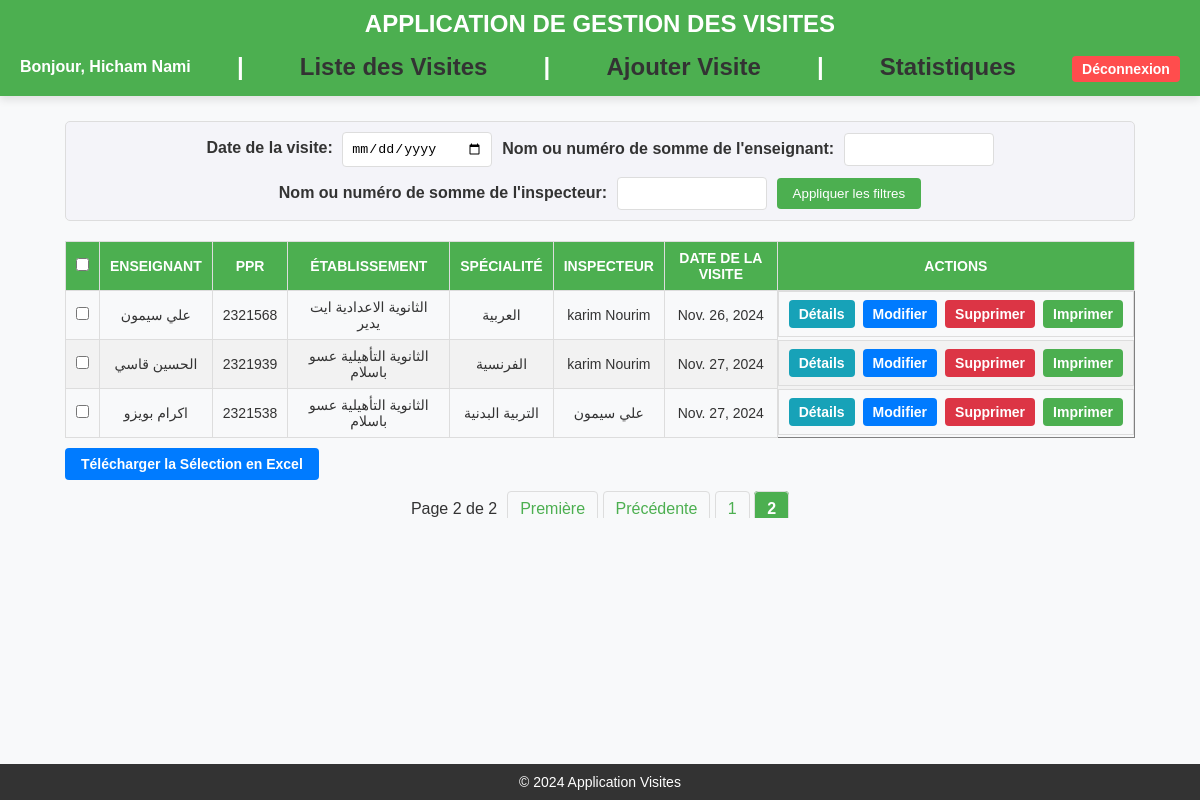
Page /liste-visites/?page=2& (signed in) on the earlier database version.
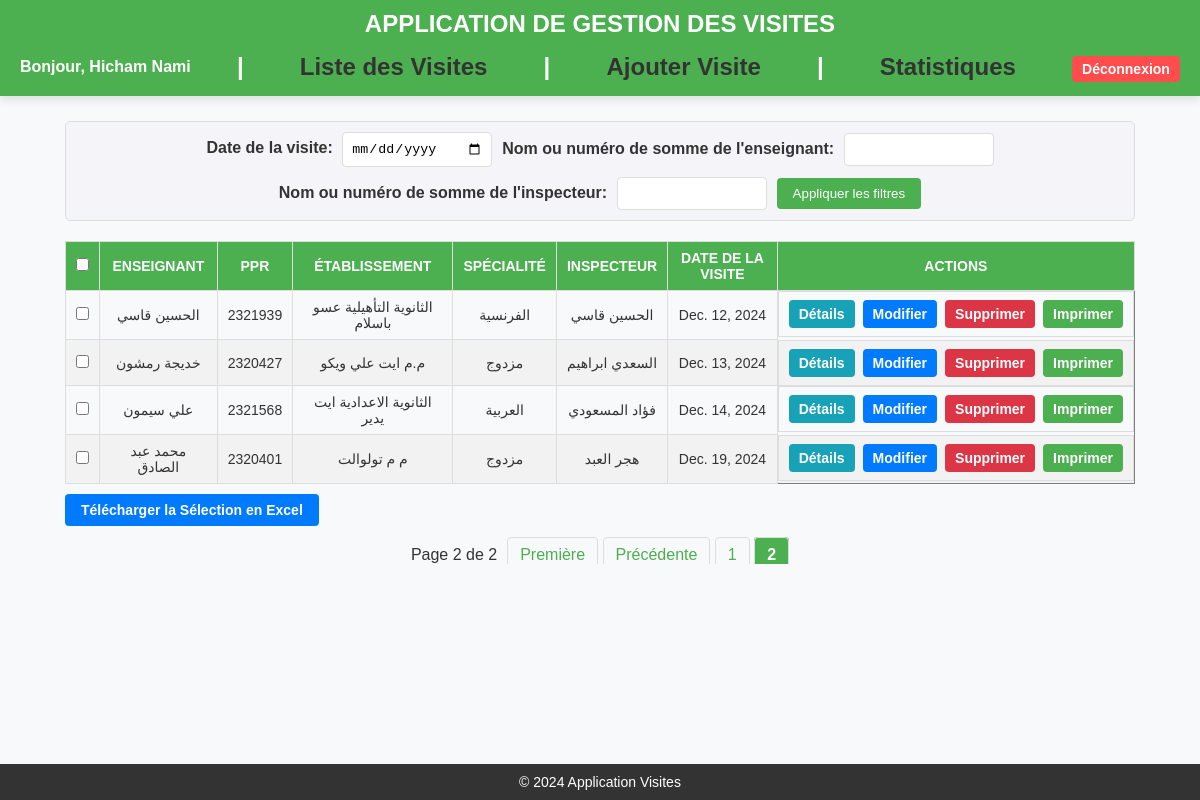
Same page on the later database version.
### inspections/models.py (models this page shows, shortened)
class Visite(models.Model):
    enseignant_visite = models.ForeignKey(Personnel, on_delete=models.CASCADE, related_name="visites")
    som_inspecteur = models.CharField(max_length=20)
    nom_inspecteur = models.CharField(max_length=100)
    som_premier_accompagnateur = models.CharField(max_length=20, blank=True, null=True)
    nom_premier_accompagnateur = models.CharField(max_length=100, blank=True, null=True)
    etab_premier_accompagnateur = models.CharField(max_length=100, blank=True, null=True)
    som_deuxieme_accompagnateur = models.CharField(max_length=20, blank=True, null=True)
    nom_deuxieme_accompagnateur = models.CharField(max_length=100, blank=True, null=True)
    etab_deuxieme_accompagnateur = models.CharField(max_length=100, blank=True, null=True)
    date_visite = models.DateField()
    heure_visite = models.TimeField()
    centre_visite = models.CharField(max_length=100)
    STATUS_CHOICES = [
        ('Programmée', 'Programmée'),
        ('Annulée', 'Annulée'),
    ]
    status = models.CharField(
        max_length=20,
        choices=STATUS_CHOICES,
        default='Programmée'
    )
    class Meta:
        permissions = [
            ("print_visite", "Can print visite"),
        ]

class Personnel(models.Model):
    som_enseignant = models.CharField(max_length=20, unique=True)
    cin_enseignant = models.CharField(max_length=20)
    nom_enseignant = models.CharField(max_length=100)
    cadre_enseignant = models.CharField(max_length=100)
    date_affect_enseignant = models.DateField()
    code_etab_enseignant = models.CharField(max_length=20)
    etab_enseignant = models.CharField(max_length=100)
    specialite_enseignant = models.CharField(max_length=100)
    cycle_enseignant = models.CharField(max_length=50)

### inspections/views.py (the view)
# urls.py: path('liste-visites/', views.liste_visites, name='liste_visites'),  # URL pour la liste des visites
@login_required
def liste_visites(request):
    form = FiltreVisitesForm(request.GET or None)
    visites = Visite.objects.filter(status='Programmée').order_by('date_visite')
    if form.is_valid():
        date_visite = form.cleaned_data.get('date_visite')
        nom_enseignant = form.cleaned_data.get('nom_enseignant')
        nom_inspecteur = form.cleaned_data.get('nom_inspecteur')
        if date_visite:
            visites = visites.filter(date_visite=date_visite)
        if nom_enseignant:
            visites = visites.filter(
                Q(enseignant_visite__nom_enseignant__icontains=nom_enseignant) |
                Q(enseignant_visite__som_enseignant__icontains=nom_enseignant)
            )
        if nom_inspecteur:
            visites = visites.filter(
                Q(nom_inspecteur__icontains=nom_inspecteur) |
                Q(som_inspecteur__icontains=nom_inspecteur)
            )
    paginator = Paginator(visites, 10)
    page_number = request.GET.get('page')
    page_obj = paginator.get_page(page_number)
    query_params = request.GET.copy()
    if 'page' in query_params:
        query_params.pop('page')
    user_has_full_control = request.user.has_perm('inspections.change_visite')
    can_print = request.user.has_perm('inspections.print_visite')
    return render(request, 'liste_visites.html', {
        'form': form,
        'page_obj': page_obj,
        'query_params': query_params,
        'user_has_full_control': user_has_full_control,
        'can_print': can_print,
    })

### inspections/forms.py
class FiltreVisitesForm(forms.Form):
    date_visite = forms.DateField(
        required=False,
        widget=forms.DateInput(attrs={'type': 'date'}),
        label="Date de la visite"
    )
    nom_enseignant = forms.CharField(
        max_length=100,
        required=False,
        label="Nom ou numéro de somme de l'enseignant"
    )
    nom_inspecteur = forms.CharField(
        max_length=100,
        required=False,
        label="Nom ou numéro de somme de l'inspecteur"
    )

### inspections/templates/liste_visites.html (shortened to what this page needs)
{% extends 'base.html' %}
{% block content %}
   <div class="container">
    <form method="get" action="{% url 'liste_visites' %}" class="filter-form">
        {{ form.as_p }}
        <button type="submit">Appliquer les filtres</button>
    </form>
    <form method="post" action="{% url 'telecharger_visites_excel' %}">
        <div class="table-container">
            <table border="1">
                <thead>
                    <tr>
                        <th><input type="checkbox" onclick="toggleSelectAll(this)"></th>
                        <th>Enseignant</th>
                        <th>PPR</th>
                        <th>Établissement</th>
                        <th>Spécialité</th>
                        <th>Inspecteur</th>
                        <th>Date de la Visite</th>
                        <th>Actions</th>
                    </tr>
                </thead>
                <tbody>
        {% for visite in page_obj %}
        <tr>
            <td><input type="checkbox" name="visite_ids" value="{{ visite.id }}"></td>
            <td>{{ visite.enseignant_visite.nom_enseignant }}</td>
            <td>{{ visite.enseignant_visite.som_enseignant }}</td>
            <td>{{ visite.enseignant_visite.etab_enseignant }}</td>
            <td>{{ visite.enseignant_visite.specialite_enseignant }}</td>
            <td>{{ visite.nom_inspecteur }}</td>
            <td>{{ visite.date_visite }}</td>
            <td class="table-action-buttons">
                <a href="{% url 'afficher_details_visite' visite.id %}" class="btn btn-info">Détails</a>
                {% if user_has_full_control %}
                    <a href="{% url 'modifier_visite' visite.id %}" class="btn-edit">Modifier</a>
                    <a href="{% url 'supprimer_visite' visite.id %}" class="btn-delete">Supprimer</a>
                {% endif %}
                {% if can_print %}
                    <a href="{% url 'print_visite' visite.id %}" class="btn-print">Imprimer</a>
                {% endif %}
            </td>
        {% empty %}
        <tr>
            <td colspan="18">Aucune visite trouvée.</td>
        </tr>
        {% endfor %}
    </tbody>
            </table>
              <div>
        <button type="submit" class="download-button">Télécharger la Sélection en Excel</button>
        </form>
    <div class="pagination">
    <span>Page {{ page_obj.number }} de {{ page_obj.paginator.num_pages }}</span>
    <div>
        {% if page_obj.has_previous %}
            <a href="?page=1&{{ query_params.urlencode }}">Première</a>
            <a href="?page={{ page_obj.previous_page_number }}&{{ query_params.urlencode }}">Précédente</a>
        {% endif %}
        {% for num in page_obj.paginator.page_range %}
            {% if page_obj.number == num %}
                <strong>{{ num }}</strong>
            {% elif num > page_obj.number|add:"-3" and num < page_obj.number|add:"3" %}
                <a href="?page={{ num }}&{{ query_params.urlencode }}">{{ num }}</a>
            {% endif %}
        {% endfor %}
    </div>
</div>
</div>
{% endblock %}

Differences in the rows shown:
no longer on this page (row unchanged): Visite: enseignant_visite.nom_enseignant "اكرام بويزو", enseignant_visite.som_enseignant "2321538", enseignant_visite.etab_enseignant "الثانوية التأهيلية عسو باسلام", enseignant_visite.specialite_enseignant "التربية البدنية", nom_inspecteur "علي سيمون", date_visite "Nov. 27, 2024"
changed Visite "الحسين قاسي": nom_inspecteur "karim Nourim" → "الحسين قاسي"; date_visite "Nov. 27, 2024" → "Dec. 12, 2024"; moves up the list
now on this page (row edited): Visite: enseignant_visite.nom_enseignant "خديجة رمشون", enseignant_visite.som_enseignant "2320427", enseignant_visite.etab_enseignant "م.م ايت علي ويكو", enseignant_visite.specialite_enseignant "مزدوج", nom_inspecteur "السعدي ابراهيم", date_visite "Dec. 13, 2024"
changed Visite "علي سيمون": nom_inspecteur "karim Nourim" → "فؤاد المسعودي"; date_visite "Nov. 26, 2024" → "Dec. 14, 2024"
now on this page (row edited): Visite: enseignant_visite.nom_enseignant "محمد عبد الصادق", enseignant_visite.som_enseignant "2320401", enseignant_visite.etab_enseignant "م م تولوالت", enseignant_visite.specialite_enseignant "مزدوج", nom_inspecteur "هجر العبد", date_visite "Dec. 19, 2024"
